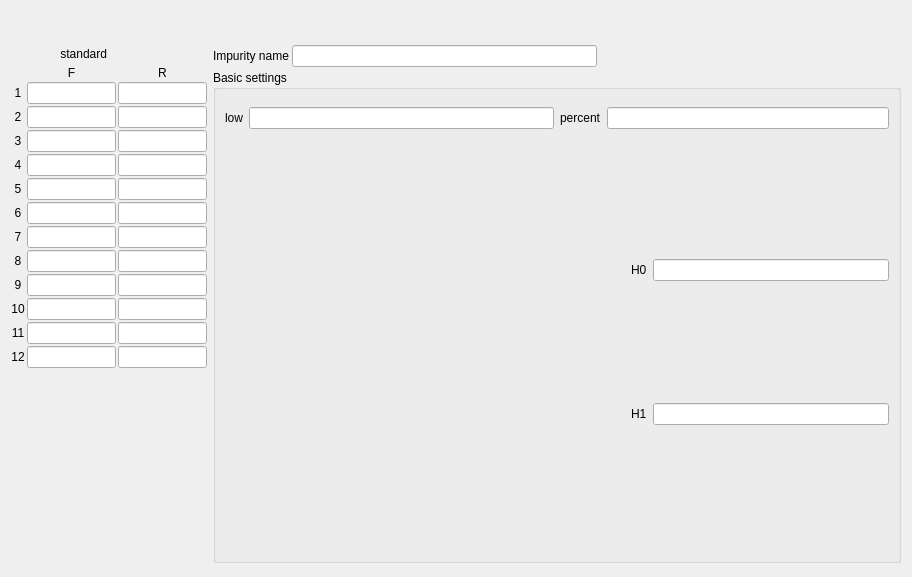
<?xml version="1.0" encoding="UTF-8"?>
<ui version="4.0">
 <class>WheatSproutSenseSetWidget</class>
 <widget class="QWidget" name="WheatSproutSenseSetWidget">
  <property name="geometry">
   <rect>
    <x>0</x>
    <y>0</y>
    <width>912</width>
    <height>577</height>
   </rect>
  </property>
  <property name="windowTitle">
   <string>Form</string>
  </property>
  <layout class="QVBoxLayout" name="verticalLayout_3">
   <property name="spacing">
    <number>3</number>
   </property>
   <property name="topMargin">
    <number>3</number>
   </property>
   <item>
    <widget class="QWidget" name="widgettitle" native="true">
     <layout class="QHBoxLayout" name="horizontalLayout_8">
      <item>
       <spacer name="horizontalSpacer_11">
        <property name="orientation">
         <enum>Qt::Horizontal</enum>
        </property>
        <property name="sizeHint" stdset="0">
         <size>
          <width>40</width>
          <height>20</height>
         </size>
        </property>
       </spacer>
      </item>
      <item>
       <widget class="QLabel" name="label_group">
        <property name="sizePolicy">
         <sizepolicy hsizetype="Preferred" vsizetype="Fixed">
          <horstretch>0</horstretch>
          <verstretch>0</verstretch>
         </sizepolicy>
        </property>
        <property name="text">
         <string/>
        </property>
        <property name="alignment">
         <set>Qt::AlignCenter</set>
        </property>
       </widget>
      </item>
      <item>
       <spacer name="horizontalSpacer_12">
        <property name="orientation">
         <enum>Qt::Horizontal</enum>
        </property>
        <property name="sizeHint" stdset="0">
         <size>
          <width>40</width>
          <height>20</height>
         </size>
        </property>
       </spacer>
      </item>
     </layout>
    </widget>
   </item>
   <item>
    <widget class="QWidget" name="widgetmain" native="true">
     <layout class="QHBoxLayout" name="horizontalLayout" stretch="2,7">
      <property name="leftMargin">
       <number>0</number>
      </property>
      <property name="topMargin">
       <number>0</number>
      </property>
      <property name="rightMargin">
       <number>0</number>
      </property>
      <property name="bottomMargin">
       <number>0</number>
      </property>
      <item>
       <layout class="QVBoxLayout" name="verticalLayout">
        <property name="spacing">
         <number>2</number>
        </property>
        <item>
         <layout class="QHBoxLayout" name="horizontalLayout_2">
          <property name="sizeConstraint">
           <enum>QLayout::SetDefaultConstraint</enum>
          </property>
          <item>
           <spacer name="horizontalSpacer_5">
            <property name="orientation">
             <enum>Qt::Horizontal</enum>
            </property>
            <property name="sizeHint" stdset="0">
             <size>
              <width>40</width>
              <height>20</height>
             </size>
            </property>
           </spacer>
          </item>
          <item>
           <widget class="QLabel" name="standard_titlelbl">
            <property name="maximumSize">
             <size>
              <width>16777215</width>
              <height>50</height>
             </size>
            </property>
            <property name="text">
             <string notr="true">standard</string>
            </property>
            <property name="alignment">
             <set>Qt::AlignRight|Qt::AlignTrailing|Qt::AlignVCenter</set>
            </property>
           </widget>
          </item>
          <item>
           <widget class="QLabel" name="standardlbl">
            <property name="minimumSize">
             <size>
              <width>50</width>
              <height>0</height>
             </size>
            </property>
            <property name="maximumSize">
             <size>
              <width>16777215</width>
              <height>50</height>
             </size>
            </property>
            <property name="text">
             <string/>
            </property>
           </widget>
          </item>
          <item>
           <spacer name="horizontalSpacer_6">
            <property name="orientation">
             <enum>Qt::Horizontal</enum>
            </property>
            <property name="sizeHint" stdset="0">
             <size>
              <width>40</width>
              <height>20</height>
             </size>
            </property>
           </spacer>
          </item>
         </layout>
        </item>
        <item>
         <layout class="QGridLayout" name="gridLayout_2">
          <item row="1" column="1">
           <widget class="myLineEdit" name="lineEdit">
            <property name="alignment">
             <set>Qt::AlignCenter</set>
            </property>
           </widget>
          </item>
          <item row="12" column="0">
           <widget class="QLabel" name="label_1_12">
            <property name="text">
             <string notr="true">12</string>
            </property>
            <property name="alignment">
             <set>Qt::AlignCenter</set>
            </property>
           </widget>
          </item>
          <item row="11" column="2">
           <widget class="myLineEdit" name="lineEdit_1_10">
            <property name="alignment">
             <set>Qt::AlignCenter</set>
            </property>
           </widget>
          </item>
          <item row="12" column="2">
           <widget class="myLineEdit" name="lineEdit_1_11">
            <property name="alignment">
             <set>Qt::AlignCenter</set>
            </property>
           </widget>
          </item>
          <item row="8" column="0">
           <widget class="QLabel" name="label_1_8">
            <property name="text">
             <string notr="true">8</string>
            </property>
            <property name="alignment">
             <set>Qt::AlignCenter</set>
            </property>
           </widget>
          </item>
          <item row="6" column="2">
           <widget class="myLineEdit" name="lineEdit_1_5">
            <property name="alignment">
             <set>Qt::AlignCenter</set>
            </property>
           </widget>
          </item>
          <item row="8" column="1">
           <widget class="myLineEdit" name="lineEdit_8">
            <property name="alignment">
             <set>Qt::AlignCenter</set>
            </property>
           </widget>
          </item>
          <item row="10" column="0">
           <widget class="QLabel" name="label_1_10">
            <property name="text">
             <string notr="true">10</string>
            </property>
            <property name="alignment">
             <set>Qt::AlignCenter</set>
            </property>
           </widget>
          </item>
          <item row="4" column="2">
           <widget class="myLineEdit" name="lineEdit_1_3">
            <property name="alignment">
             <set>Qt::AlignCenter</set>
            </property>
           </widget>
          </item>
          <item row="1" column="2">
           <widget class="myLineEdit" name="lineEdit_1_0">
            <property name="alignment">
             <set>Qt::AlignCenter</set>
            </property>
           </widget>
          </item>
          <item row="7" column="2">
           <widget class="myLineEdit" name="lineEdit_1_6">
            <property name="alignment">
             <set>Qt::AlignCenter</set>
            </property>
           </widget>
          </item>
          <item row="11" column="0">
           <widget class="QLabel" name="label_1_11">
            <property name="text">
             <string notr="true">11</string>
            </property>
            <property name="alignment">
             <set>Qt::AlignCenter</set>
            </property>
           </widget>
          </item>
          <item row="3" column="0">
           <widget class="QLabel" name="label_1_3">
            <property name="text">
             <string notr="true">3</string>
            </property>
            <property name="alignment">
             <set>Qt::AlignCenter</set>
            </property>
           </widget>
          </item>
          <item row="4" column="0">
           <widget class="QLabel" name="label_1_4">
            <property name="text">
             <string notr="true">4</string>
            </property>
            <property name="alignment">
             <set>Qt::AlignCenter</set>
            </property>
           </widget>
          </item>
          <item row="3" column="2">
           <widget class="myLineEdit" name="lineEdit_1_2">
            <property name="alignment">
             <set>Qt::AlignCenter</set>
            </property>
           </widget>
          </item>
          <item row="7" column="0">
           <widget class="QLabel" name="label_1_7">
            <property name="text">
             <string notr="true">7</string>
            </property>
            <property name="alignment">
             <set>Qt::AlignCenter</set>
            </property>
           </widget>
          </item>
          <item row="12" column="1">
           <widget class="myLineEdit" name="lineEdit_12">
            <property name="alignment">
             <set>Qt::AlignCenter</set>
            </property>
           </widget>
          </item>
          <item row="5" column="2">
           <widget class="myLineEdit" name="lineEdit_1_4">
            <property name="alignment">
             <set>Qt::AlignCenter</set>
            </property>
           </widget>
          </item>
          <item row="10" column="2">
           <widget class="myLineEdit" name="lineEdit_1_9">
            <property name="alignment">
             <set>Qt::AlignCenter</set>
            </property>
           </widget>
          </item>
          <item row="9" column="2">
           <widget class="myLineEdit" name="lineEdit_1_8">
            <property name="alignment">
             <set>Qt::AlignCenter</set>
            </property>
           </widget>
          </item>
          <item row="6" column="0">
           <widget class="QLabel" name="label_1_6">
            <property name="text">
             <string notr="true">6</string>
            </property>
            <property name="alignment">
             <set>Qt::AlignCenter</set>
            </property>
           </widget>
          </item>
          <item row="7" column="1">
           <widget class="myLineEdit" name="lineEdit_7">
            <property name="alignment">
             <set>Qt::AlignCenter</set>
            </property>
           </widget>
          </item>
          <item row="9" column="1">
           <widget class="myLineEdit" name="lineEdit_9">
            <property name="alignment">
             <set>Qt::AlignCenter</set>
            </property>
           </widget>
          </item>
          <item row="0" column="1">
           <widget class="QLabel" name="label_front">
            <property name="sizePolicy">
             <sizepolicy hsizetype="Preferred" vsizetype="Fixed">
              <horstretch>0</horstretch>
              <verstretch>0</verstretch>
             </sizepolicy>
            </property>
            <property name="text">
             <string notr="true">F</string>
            </property>
            <property name="alignment">
             <set>Qt::AlignCenter</set>
            </property>
           </widget>
          </item>
          <item row="2" column="0">
           <widget class="QLabel" name="label_1_2">
            <property name="text">
             <string notr="true">2</string>
            </property>
            <property name="alignment">
             <set>Qt::AlignCenter</set>
            </property>
           </widget>
          </item>
          <item row="2" column="2">
           <widget class="myLineEdit" name="lineEdit_1_1">
            <property name="alignment">
             <set>Qt::AlignCenter</set>
            </property>
           </widget>
          </item>
          <item row="11" column="1">
           <widget class="myLineEdit" name="lineEdit_11">
            <property name="alignment">
             <set>Qt::AlignCenter</set>
            </property>
           </widget>
          </item>
          <item row="3" column="1">
           <widget class="myLineEdit" name="lineEdit_3">
            <property name="alignment">
             <set>Qt::AlignCenter</set>
            </property>
           </widget>
          </item>
          <item row="5" column="1">
           <widget class="myLineEdit" name="lineEdit_5">
            <property name="alignment">
             <set>Qt::AlignCenter</set>
            </property>
           </widget>
          </item>
          <item row="4" column="1">
           <widget class="myLineEdit" name="lineEdit_4">
            <property name="alignment">
             <set>Qt::AlignCenter</set>
            </property>
           </widget>
          </item>
          <item row="1" column="0">
           <widget class="QLabel" name="label_1_1">
            <property name="text">
             <string notr="true">1</string>
            </property>
            <property name="alignment">
             <set>Qt::AlignCenter</set>
            </property>
           </widget>
          </item>
          <item row="10" column="1">
           <widget class="myLineEdit" name="lineEdit_10">
            <property name="alignment">
             <set>Qt::AlignCenter</set>
            </property>
           </widget>
          </item>
          <item row="0" column="2">
           <widget class="QLabel" name="label_rear">
            <property name="sizePolicy">
             <sizepolicy hsizetype="Preferred" vsizetype="Fixed">
              <horstretch>0</horstretch>
              <verstretch>0</verstretch>
             </sizepolicy>
            </property>
            <property name="text">
             <string notr="true">R</string>
            </property>
            <property name="alignment">
             <set>Qt::AlignCenter</set>
            </property>
           </widget>
          </item>
          <item row="8" column="2">
           <widget class="myLineEdit" name="lineEdit_1_7">
            <property name="alignment">
             <set>Qt::AlignCenter</set>
            </property>
           </widget>
          </item>
          <item row="2" column="1">
           <widget class="myLineEdit" name="lineEdit_2">
            <property name="alignment">
             <set>Qt::AlignCenter</set>
            </property>
           </widget>
          </item>
          <item row="9" column="0">
           <widget class="QLabel" name="label_1_9">
            <property name="text">
             <string notr="true">9</string>
            </property>
            <property name="alignment">
             <set>Qt::AlignCenter</set>
            </property>
           </widget>
          </item>
          <item row="6" column="1">
           <widget class="myLineEdit" name="lineEdit_6">
            <property name="alignment">
             <set>Qt::AlignCenter</set>
            </property>
           </widget>
          </item>
          <item row="5" column="0">
           <widget class="QLabel" name="label_1_5">
            <property name="text">
             <string notr="true">5</string>
            </property>
            <property name="alignment">
             <set>Qt::AlignCenter</set>
            </property>
           </widget>
          </item>
          <item row="13" column="1">
           <spacer name="verticalSpacer">
            <property name="orientation">
             <enum>Qt::Vertical</enum>
            </property>
            <property name="sizeHint" stdset="0">
             <size>
              <width>20</width>
              <height>40</height>
             </size>
            </property>
           </spacer>
          </item>
         </layout>
        </item>
       </layout>
      </item>
      <item>
       <layout class="QVBoxLayout" name="verticalLayout_7" stretch="1,4,1">
        <property name="spacing">
         <number>3</number>
        </property>
        <item>
         <layout class="QHBoxLayout" name="horizontalLayout_15">
          <property name="topMargin">
           <number>1</number>
          </property>
          <item>
           <widget class="QLabel" name="label">
            <property name="sizePolicy">
             <sizepolicy hsizetype="Preferred" vsizetype="Fixed">
              <horstretch>0</horstretch>
              <verstretch>0</verstretch>
             </sizepolicy>
            </property>
            <property name="text">
             <string notr="true">Impurity name</string>
            </property>
           </widget>
          </item>
          <item>
           <widget class="myLineEdit" name="sNamelineEdit">
            <property name="alignment">
             <set>Qt::AlignCenter</set>
            </property>
           </widget>
          </item>
          <item>
           <spacer name="horizontalSpacer_8">
            <property name="orientation">
             <enum>Qt::Horizontal</enum>
            </property>
            <property name="sizeHint" stdset="0">
             <size>
              <width>40</width>
              <height>20</height>
             </size>
            </property>
           </spacer>
          </item>
         </layout>
        </item>
        <item>
         <widget class="QGroupBox" name="groupBox_4">
          <property name="title">
           <string notr="true">Basic settings</string>
          </property>
          <layout class="QVBoxLayout" name="verticalLayout_4">
           <item>
            <layout class="QHBoxLayout" name="horizontalLayout_4">
             <item>
              <layout class="QHBoxLayout" name="horizontalLayout_9">
               <item>
                <widget class="QLabel" name="label_low">
                 <property name="text">
                  <string>low</string>
                 </property>
                </widget>
               </item>
               <item>
                <widget class="myLineEdit" name="lowlineEdit">
                 <property name="alignment">
                  <set>Qt::AlignCenter</set>
                 </property>
                </widget>
               </item>
              </layout>
             </item>
             <item>
              <layout class="QHBoxLayout" name="horizontalLayout_6">
               <item>
                <widget class="QLabel" name="label_percent">
                 <property name="text">
                  <string>percent</string>
                 </property>
                </widget>
               </item>
               <item>
                <widget class="myLineEdit" name="percentlineEdit">
                 <property name="alignment">
                  <set>Qt::AlignCenter</set>
                 </property>
                </widget>
               </item>
              </layout>
             </item>
            </layout>
           </item>
           <item>
            <layout class="QHBoxLayout" name="horizontalLayout_3">
             <item>
              <widget class="HsvColorCircle" name="hCircleWidget" native="true">
               <property name="minimumSize">
                <size>
                 <width>400</width>
                 <height>400</height>
                </size>
               </property>
               <property name="maximumSize">
                <size>
                 <width>400</width>
                 <height>400</height>
                </size>
               </property>
              </widget>
             </item>
             <item>
              <layout class="QVBoxLayout" name="verticalLayout_2">
               <item>
                <layout class="QHBoxLayout" name="horizontalLayout_7">
                 <item>
                  <widget class="QLabel" name="label_H0">
                   <property name="text">
                    <string>H0</string>
                   </property>
                  </widget>
                 </item>
                 <item>
                  <widget class="myLineEdit" name="h0lineEdit">
                   <property name="alignment">
                    <set>Qt::AlignCenter</set>
                   </property>
                  </widget>
                 </item>
                </layout>
               </item>
               <item>
                <layout class="QHBoxLayout" name="horizontalLayout_10">
                 <item>
                  <widget class="QLabel" name="label_H1">
                   <property name="text">
                    <string>H1</string>
                   </property>
                  </widget>
                 </item>
                 <item>
                  <widget class="myLineEdit" name="h1lineEdit">
                   <property name="alignment">
                    <set>Qt::AlignCenter</set>
                   </property>
                  </widget>
                 </item>
                </layout>
               </item>
              </layout>
             </item>
            </layout>
           </item>
          </layout>
          <zorder></zorder>
          <zorder></zorder>
          <zorder>hCircleWidget</zorder>
         </widget>
        </item>
        <item>
         <widget class="QWidget" name="widget_3" native="true">
          <property name="sizePolicy">
           <sizepolicy hsizetype="Preferred" vsizetype="Fixed">
            <horstretch>0</horstretch>
            <verstretch>0</verstretch>
           </sizepolicy>
          </property>
          <layout class="QHBoxLayout" name="horizontalLayout_23">
           <property name="topMargin">
            <number>0</number>
           </property>
           <property name="bottomMargin">
            <number>0</number>
           </property>
          </layout>
         </widget>
        </item>
       </layout>
      </item>
     </layout>
    </widget>
   </item>
  </layout>
 </widget>
 <customwidgets>
  <customwidget>
   <class>myLineEdit</class>
   <extends>QLineEdit</extends>
   <header location="global">mysortwidget/mylineedit.h</header>
  </customwidget>
  <customwidget>
   <class>HsvColorCircle</class>
   <extends>QWidget</extends>
   <header>mysortwidget/hsvcolorcircle.h</header>
   <container>1</container>
  </customwidget>
 </customwidgets>
 <resources/>
 <connections/>
</ui>
